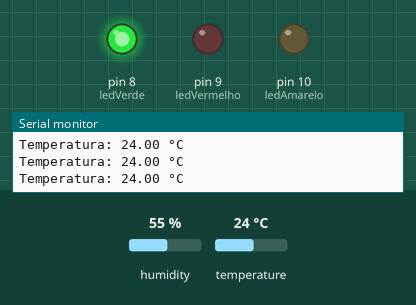
Simulated run of this sketch. Board: Arduino Uno, built with avr-gcc and run on an emulated ATmega328P. On the bench: output pins drawn as LEDs (lit = HIGH), the last lines printed to the serial monitor. The test bench sets the inputs (shaded band); at power-on: temperature 24 °C, humidity 55 %.

Above: at 2.8 s.
2.9 s: temperature set to 26 °C
At 5.2 s:
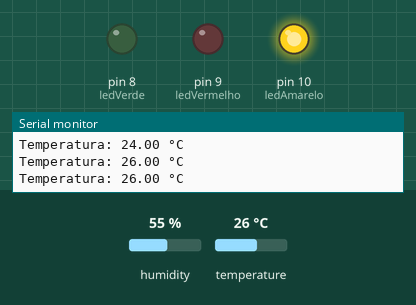
5.6 s: temperature set to 30 °C
At 6.5 s:
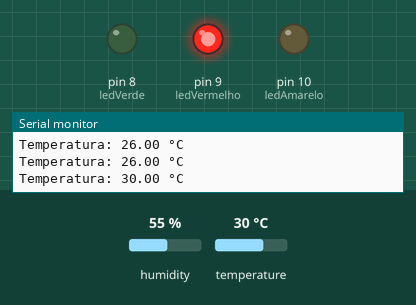
8.3 s: temperature set to 12 °C
At 11.3 s:
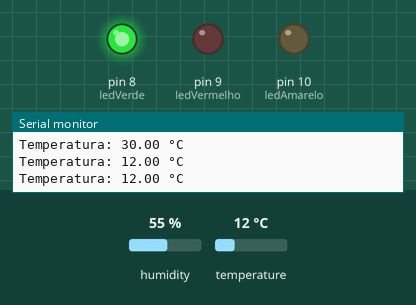
11.6 s: temperature set to 33 °C
At 12.5 s:
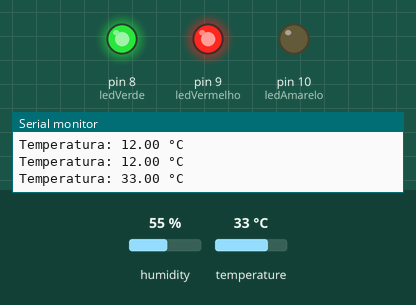
14.3 s: temperature set to 19 °C
At 17.4 s:
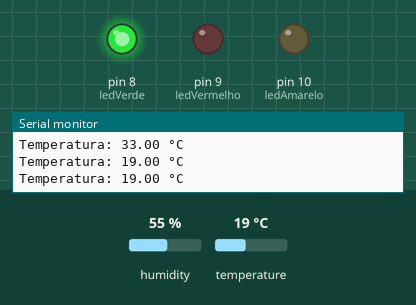
Timing chart, 0 to 18.7 s (numbered marks = the images above; inputs shaded):
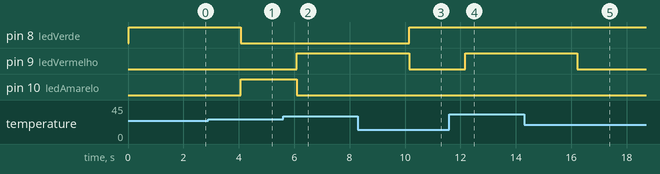

Measured:
- the behaviour switches between 24 and 25 °C on temperature (found by bisection; images 0 and 1)
- the behaviour switches between 28 and 29 °C on temperature (found by bisection; images 1 and 2)
- after the input at 2.9 s, pin 8 (ledVerde): HIGH → LOW after 1.2 s; pin 10 (ledAmarelo): LOW → HIGH after 1.2 s
- after the input at 5.6 s, pin 9 (ledVermelho): LOW → HIGH after 0.50 s; pin 10 (ledAmarelo): HIGH → LOW after 0.50 s
- after the input at 8.3 s, pin 8 (ledVerde): LOW → HIGH after 1.8 s; pin 9 (ledVermelho): HIGH → LOW after 1.8 s
- after the input at 11.6 s, pin 9 (ledVermelho): LOW → HIGH after 0.57 s
- after the input at 14.3 s, pin 9 (ledVermelho): HIGH → LOW after 1.9 s

The sketch:

28.10.ino
```cpp
#include <DHT.h>
#include <DHT_U.h>

// Pinos

int ledVerde = 8;
int ledAmarelo = 10;
int ledVermelho = 9;
DHT dht(11,DHT11);
float temperatura;

void setup() {
  pinMode(ledVerde, OUTPUT);
  pinMode(ledAmarelo, OUTPUT);
  pinMode(ledVermelho, OUTPUT);
  dht.begin();
  Serial.begin(9600);
}

void loop() {
  // Leitura do sensor LM35
  temperatura = dht.readTemperature();

  Serial.print("Temperatura: ");
  Serial.print(temperatura);
  Serial.println(" °C");

  // Lógica dos LEDs conforme temperatura
  if (temperatura < 25) {
    digitalWrite(ledVerde, HIGH);
    digitalWrite(ledAmarelo, LOW);
    digitalWrite(ledVermelho, LOW);
  }
  else if (temperatura >= 25 && temperatura <= 28) {
    digitalWrite(ledVerde, LOW);
    digitalWrite(ledAmarelo, HIGH);
    digitalWrite(ledVermelho, LOW);
  }
  else {
    digitalWrite(ledVermelho, LOW);
    digitalWrite(ledAmarelo, LOW);
    digitalWrite(ledVermelho, HIGH);
  }

  delay(1000);
}
```
